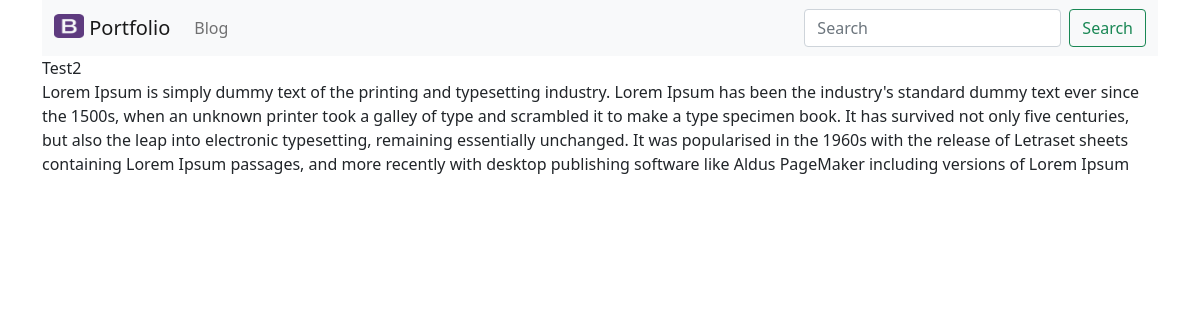
The app's page /blog/5 with its own data.
### blog/models.py (models this page shows, shortened)
class Blog(models.Model):
    title = models.CharField(max_length=100)
    author = models.CharField(max_length=100)
    date_posted = models.DateField()
    content = models.TextField()

### blog/views.py (the view)
# urls.py: path('<int:blog_id>',views.posts,name='posts'),
def posts(request,blog_id):
    post=get_object_or_404(Blog,pk=blog_id)
    return render(request,'blog/post.html',{'post':post})

### blog/templates/blog/post.html
{% extends "portfolio/base.html" %}
{% block content %}
{{post.title}}<br>
{{post.content}}
{% endblock  %}

### records on screen
Blog: title "Test2", content "Lorem Ipsum is simply dummy text of the printing and typesetting industry. Lorem Ipsum has been the industry's standard dummy text ever since the 1500s, when an unknown printer took a galley of type and scrambled it to make a type specimen book. It has survived not only five centuries, but also the leap into electronic typesetting, remaining essentially unchanged. It was popularised in the 1960s with the release of Letraset sheets containing Lorem Ipsum passages, and more recently with desktop publishing software like Aldus PageMaker including versions of Lorem Ipsum"
